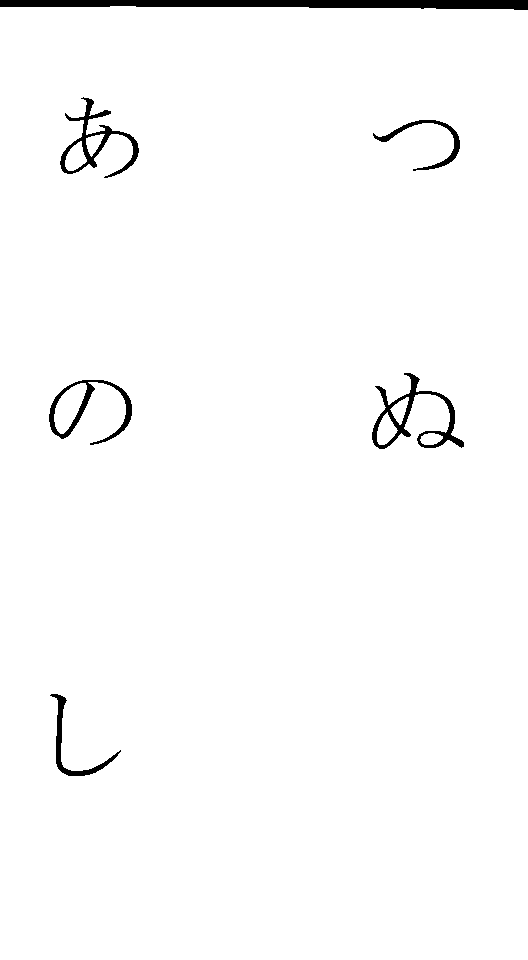
#> input picture otsu.png, 528 x 960 px
$ python comp_connexe.py   (older library calls are emulated)
#> lines starting #> are read from the running program, lines starting #| are printed output that depends on the picture; after the words box and inside, x2 and y2 are one past the last pixel; in counts of white or black regions, pixels touching at a corner belong together
import os
import cv2
import numpy as np
from matplotlib import pyplot as plt
import imghdr
from operator import itemgetter
import imageio
import matplotlib.image as mpimg
from  matplotlib.pyplot import *
import random
from scipy import ndimage, misc


PATH = "otsu.png"

img = cv2.imread(PATH)
#> img is the input picture: shape (960, 528, 3); 98.2% white; 6 black regions, box (x1, y1, x2, y2) and area: (0, 0, 528, 10) 3998, (372, 373, 464, 449) 1540, (60, 97, 139, 178) 1300, (49, 380, 132, 445) 1094, (50, 694, 121, 776) 738, (373, 120, 460, 171) 665

# Transformation en niveau de gris
gray = cv2.cvtColor(img, cv2.COLOR_BGR2GRAY)

# Seuillage
_,thresh = cv2.threshold(gray, 150, 255, cv2.THRESH_BINARY_INV)
cv2.imwrite('coucou.png', thresh)

kernel = cv2.getStructuringElement(cv2.MORPH_CROSS,(2,2))

# Dillatation
dilated = cv2.dilate(thresh,kernel,iterations = 13)
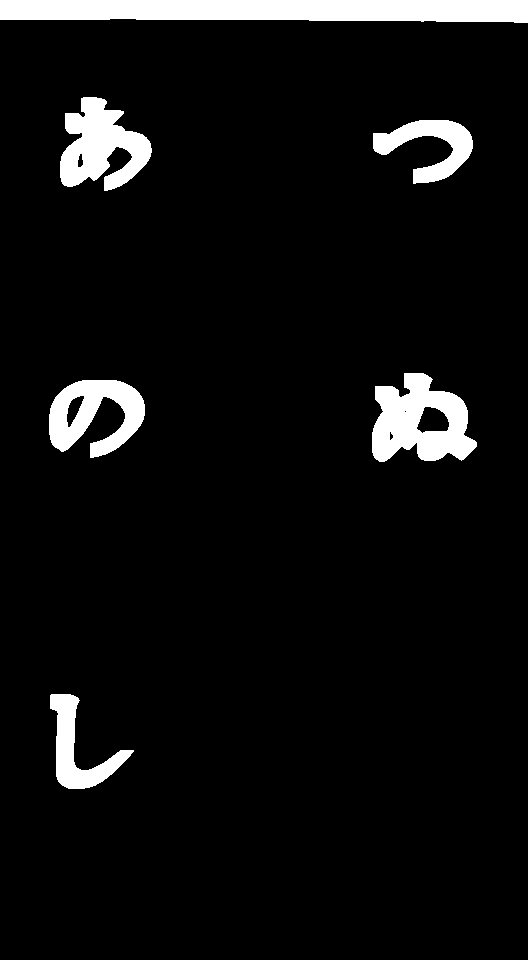
#> dilated: shape (960, 528); 6.3% white; 6 white regions

# Detection des contours
val1 = cv2.RETR_EXTERNAL
val2 = cv2.CHAIN_APPROX_NONE

_, contours, _= cv2.findContours(dilated, val1, val2)
#> contours = 6 contours; box (x1, y1, x2, y2) and area: (0, 0, 528, 23) 10314, (372, 373, 477, 462) 6314, (60, 97, 152, 191) 4898, (49, 380, 145, 458) 4354, (373, 120, 473, 184) 2720, (50, 694, 134, 789) 2642

# Pour chaque contour on les redessine sur l'image original
for contour in contours:
    [x,y,w,h] = cv2.boundingRect(contour)

    # On supprime les zones trop petites, pour eviter le bruit
    if h<40 or w<40:
        continue

    if h > 200 and w > 200:
        cv2.putText(img,"Image", (x,y), cv2.FONT_HERSHEY_SIMPLEX, 2, 255, 8, True)

    cv2.rectangle(img,(x-2,y-2),(x+w,y+h),(0,0,255),2)
#> this loop made 6 passes
#> (x, y, w, h) on passes 1 to 6: (50, 694, 84, 95), (49, 380, 96, 78), (372, 373, 105, 89), (373, 120, 100, 64), (60, 97, 92, 94), (0, 0, 528, 23)
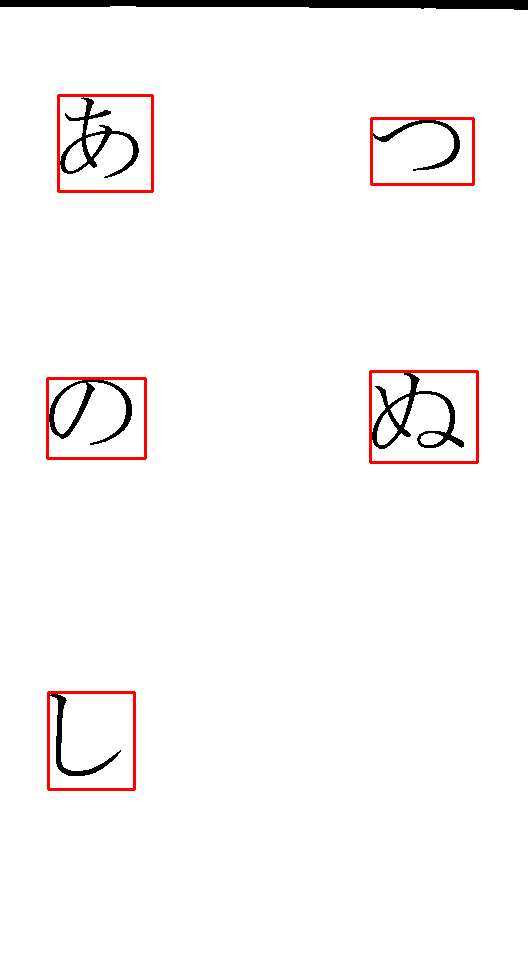
#> img: shape (960, 528, 3); 1.08% of pixels changed, all inside (x1, y1, x2, y2) = (46, 94, 479, 791)

cv2.imwrite('contoured_1.png', img)
